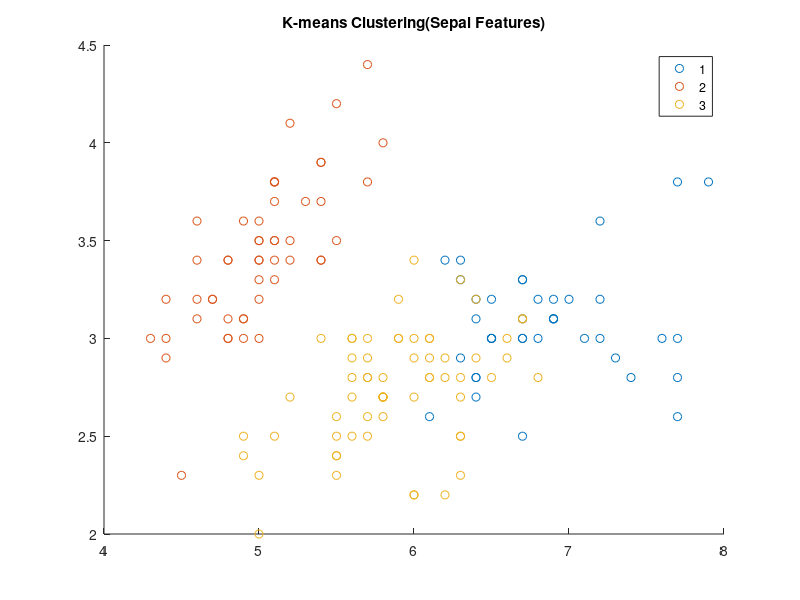
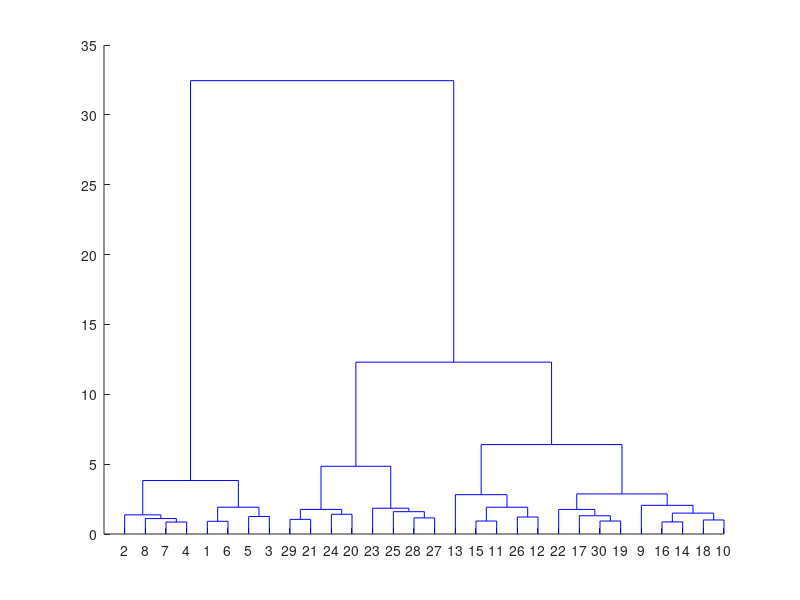
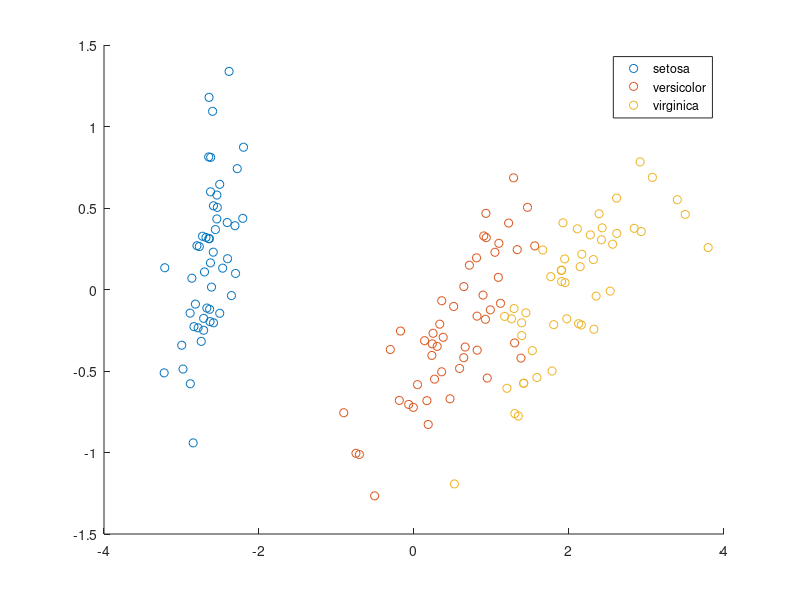

The MATLAB script that drew these images, in order:
load fisheriris
X = meas;

[idx,C] = kmeans(X,3);
gscatter(X(:,1),X(:,2),idx);
title('K-means Clustering(Sepal Features)');

%Hierarichical clustering
 Z = linkage(X,'ward');
 figure;dendrogram(Z)

%PCA
[coeff,score,~,~,explained] = pca(X);
figure;gscatter(score(:,1),score(:,2),species);
%xlabel('PC1'); ylable('PC2'); title('PCA Projection');